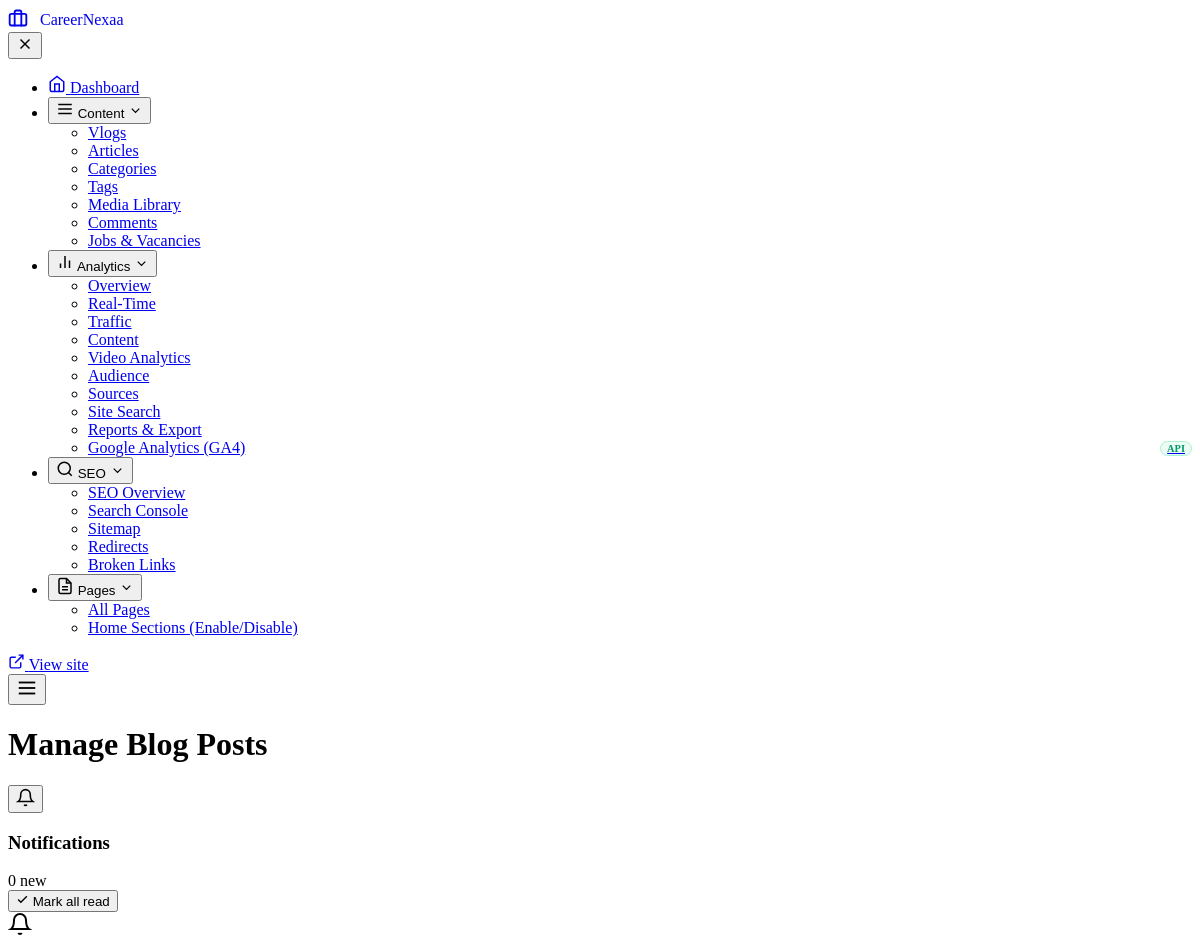
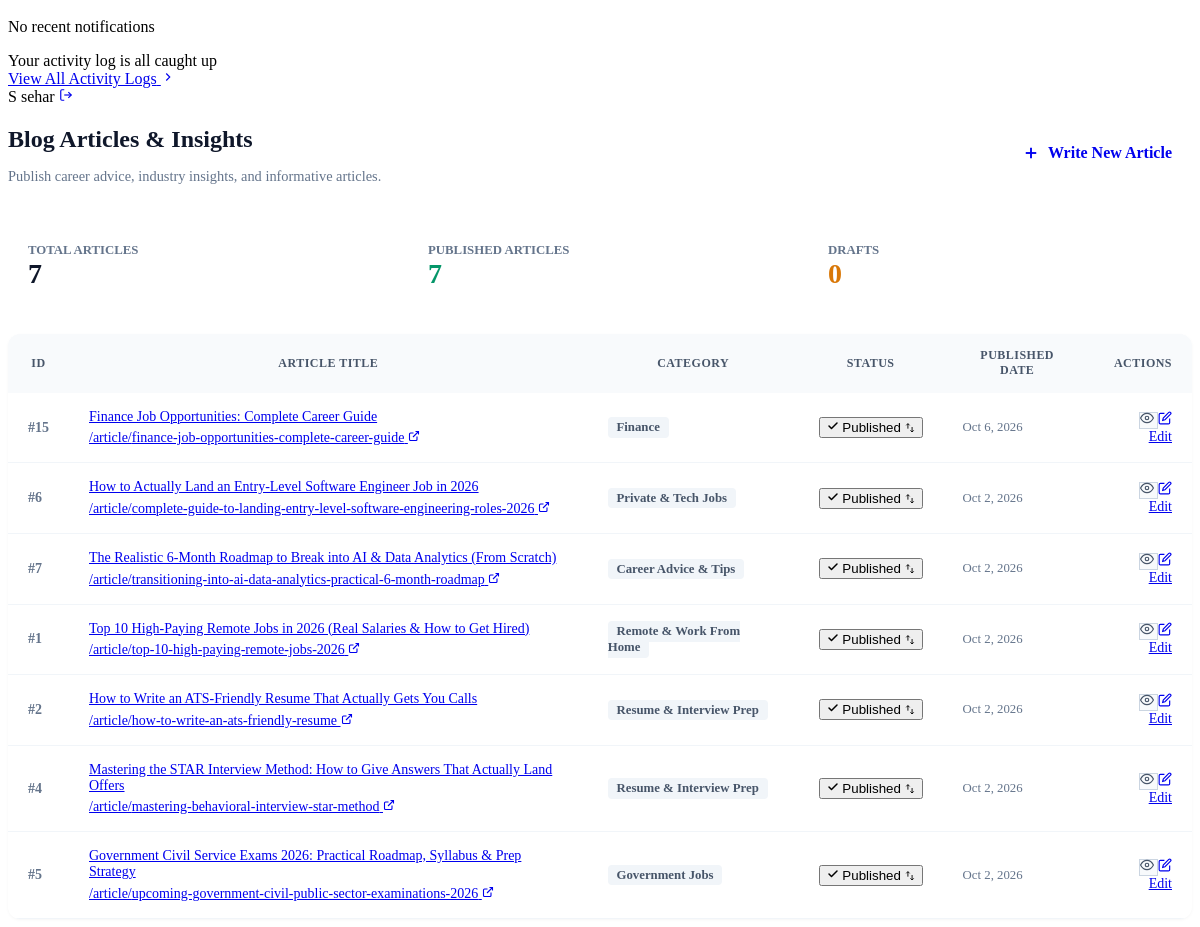
/admin/posts/index.php (signed in), run on the app's committed database (2 pictures, top to bottom).
### tables this page shows
CREATE TABLE `articles` (
  `id` int(11) NOT NULL AUTO_INCREMENT,
  `title` varchar(255) NOT NULL,
  `slug` varchar(255) NOT NULL,
  `excerpt` text NOT NULL,
  `content` longtext NOT NULL,
  `featured_image` varchar(255) DEFAULT NULL,
  `category_id` int(11) NOT NULL,
  `author_id` int(11) NOT NULL,
  `seo_title` varchar(255) DEFAULT NULL,
  `meta_description` varchar(300) DEFAULT NULL,
  `keywords` varchar(500) DEFAULT NULL,
  `status` enum('draft','published') DEFAULT 'draft',
  `is_job_posting` tinyint(1) DEFAULT 0,
  `job_company` varchar(150) DEFAULT NULL,
  `job_location` varchar(150) DEFAULT NULL,
  `job_type` varchar(50) DEFAULT NULL,
  `job_salary` varchar(100) DEFAULT NULL,
  `job_deadline` date DEFAULT NULL,
  `views` int(11) DEFAULT 0,
  `likes` int(11) NOT NULL DEFAULT 0,
  `dislikes` int(11) NOT NULL DEFAULT 0,
  `published_at` timestamp NULL DEFAULT NULL,
  `created_at` timestamp NOT NULL DEFAULT current_timestamp(),
  `updated_at` timestamp NOT NULL DEFAULT current_timestamp() ON UPDATE current_timestamp(),
  `video_type` varchar(50) DEFAULT 'none',
  `video_url` varchar(500) DEFAULT NULL,
  `plays` int(11) DEFAULT 0,
  `is_featured` tinyint(1) DEFAULT 0,
  `is_trending` tinyint(1) DEFAULT 0,
  `is_recommended` tinyint(1) DEFAULT 0,
  `tags` varchar(500) DEFAULT NULL,
  `image_alt` varchar(255) DEFAULT NULL,
  `thumbnail_image` varchar(255) DEFAULT NULL,
  `canonical_url` varchar(500) DEFAULT NULL,
  `robots_meta` varchar(100) DEFAULT 'auto',
  `twitter_card` varchar(50) DEFAULT 'summary_large_image',
  `og_title` varchar(255) DEFAULT NULL,
  `og_description` varchar(500) DEFAULT NULL,
  `og_image` varchar(255) DEFAULT NULL,
  `is_trash` tinyint(1) DEFAULT 0,
  PRIMARY KEY (`id`),
  UNIQUE KEY `slug` (`slug`),
  KEY `idx_article_slug` (`slug`),
  KEY `idx_article_status` (`status`),
  KEY `idx_article_category` (`category_id`),
  KEY `idx_article_author` (`author_id`),
  KEY `idx_article_published` (`published_at`),
  CONSTRAINT `fk_article_author` FOREIGN KEY (`author_id`) REFERENCES `admins` (`id`) ON DELETE CASCADE ON UPDATE CASCADE,
  CONSTRAINT `fk_article_category` FOREIGN KEY (`category_id`) REFERENCES `categories` (`id`) ON DELETE CASCADE ON UPDATE CASCADE
);

CREATE TABLE `categories` (
  `id` int(11) NOT NULL AUTO_INCREMENT,
  `name` varchar(100) NOT NULL,
  `slug` varchar(100) NOT NULL,
  `description` text DEFAULT NULL,
  `created_at` timestamp NOT NULL DEFAULT current_timestamp(),
  PRIMARY KEY (`id`),
  UNIQUE KEY `slug` (`slug`)
);

### admin/posts/index.php (the view, shortened to what the rows shown need)
<?php
require_once __DIR__ . '/../../includes/functions.php';
require_once __DIR__ . '/../../includes/auth_functions.php';
require_once __DIR__ . '/../includes/auth-check.php';
$adminPageTitle = "Manage Blog Posts";
require_once __DIR__ . '/../includes/admin-header.php';
$sql = "
    SELECT
        a.id,
        a.title,
        a.slug,
        a.status,
        a.created_at,
        c.name as category_name
    FROM articles a
    LEFT JOIN categories c ON a.category_id = c.id
    WHERE a.is_job_posting = 0 OR a.is_job_posting IS NULL
    ORDER BY a.created_at DESC
";
$posts = $db->query($sql)->fetchAll(PDO::FETCH_ASSOC);
?>
<div class="admin-page-header" style="display:flex; justify-content:space-between; align-items:center; flex-wrap:wrap; gap:1rem; margin-bottom:1.5rem;">
    <div>
        <h2 style="font-family:var(--admin-heading); font-size:1.5rem; font-weight:800; color:#0f172a; margin-bottom:0.25rem;">
            Blog Articles &amp; Insights
        </h2>
    </div>
</div>
<div class="admin-card" style="background:#ffffff; border:1px solid var(--admin-border); border-radius:12px; overflow:hidden; box-shadow:0 1px 3px rgba(0,0,0,0.04);">
    <div style="overflow-x:auto;">
        <table class="admin-table" style="width:100%; border-collapse:collapse; font-size:0.875rem;">
            <thead>
                <tr style="background:#f8fafc; border-bottom:1px solid var(--admin-border); color:#475569; font-weight:700; text-transform:uppercase; font-size:0.75rem; letter-spacing:0.04em;">
                    <th style="padding:0.9rem 1.25rem;">ID</th>
                    <th style="padding:0.9rem 1.25rem;">Article Title</th>
                    <th style="padding:0.9rem 1.25rem;">Category</th>
                    <th style="padding:0.9rem 1.25rem; white-space:nowrap;">Status</th>
                    <th style="padding:0.9rem 1.25rem;">Published Date</th>
                    <th style="padding:0.9rem 1.25rem; text-align:right;">Actions</th>
                </tr>
            </thead>
            <tbody>
                <?php if (empty($posts)): ?>
                <tr>
                    <td colspan="6" style="padding:2.5rem; text-align:center; color:#94a3b8;">
                        No blog posts found. Click "Write New Article" above to create one.
                    </td>
                </tr>
                <?php else: ?>
                    <?php foreach ($posts as $post): ?>
                    <tr style="border-bottom:1px solid #f1f5f9;">
                        <td style="padding:1rem 1.25rem; color:#64748b; font-weight:600;">
                            #<?= (int)$post['id'] ?>
                        </td>
                        <td style="padding:1rem 1.25rem;">
                            <div>
                                <a href="<?= BASE_URL ?>/article/<?= urlencode($post['slug']) ?>" target="_blank" class="admin-table-title-link" title="Open live article in new tab">
                                    <?= h($post['title']) ?>
                                </a>
                            </div>
                            <div style="margin-top:0.35rem;">
                                <a href="<?= BASE_URL ?>/article/<?= urlencode($post['slug']) ?>" target="_blank" class="admin-table-slug-link" title="View live article">
                                    <span>/article/<?= h($post['slug']) ?></span>
                                    <svg width="12" height="12" viewBox="0 0 24 24" fill="none" stroke="currentColor" stroke-width="2.2"><path d="M18 13v6a2 2 0 0 1-2 2H5a2 2 0 0 1-2-2V8a2 2 0 0 1 2-2h6"></path><polyline points="15 3 21 3 21 9"></polyline><line x1="10" y1="14" x2="21" y2="3"></line></svg>
                                </a>
                            </div>
                        </td>
                        <td style="padding:1rem 1.25rem; color:#475569;">
                            <span style="background:#f1f5f9; padding:0.2rem 0.55rem; border-radius:4px; font-size:0.8rem; font-weight:600;">
                                <?= h($post['category_name'] ?? 'Uncategorized') ?>
                            </span>
                        </td>
                        <td style="padding:1rem 1.25rem; white-space:nowrap;">
                            <?php if (is_super_admin() || has_permission('posts.publish')): ?>
                            <form action="<?= ADMIN_URL ?>/posts/index.php" method="POST" style="display:inline; margin:0;">
                                <button type="submit" class="admin-status-pill is-<?= $post['status'] ?>" title="Click to toggle status (Change to <?= ($post['status'] === 'published') ? 'Draft' : 'Published' ?>)">
                                    <?php if ($post['status'] === 'published'): ?>
                                        <svg width="12" height="12" viewBox="0 0 24 24" fill="none" stroke="currentColor" stroke-width="3" stroke-linecap="round" stroke-linejoin="round"><polyline points="20 6 9 17 4 12"></polyline></svg>
                                        <span>Published</span>
                                    <?php else: ?>
                                        <svg width="12" height="12" viewBox="0 0 24 24" fill="none" stroke="currentColor" stroke-width="2.5" stroke-linecap="round" stroke-linejoin="round"><circle cx="12" cy="12" r="10"></circle><polyline points="12 6 12 12 16 14"></polyline></svg>
                                        <span>Draft</span>
                                    <?php endif; ?>
                                    <svg class="pill-switch-icon" width="10" height="10" viewBox="0 0 24 24" fill="none" stroke="currentColor" stroke-width="2.2"><path d="M7 16V4m0 0L3 8m4-4l4 4m6 4v12m0 0l4-4m-4 4l-4-4"/></svg>
                                </button>
                            </form>
                            <?php endif; ?>
                        </td>
                        <td style="padding:1rem 1.25rem; font-size:0.8rem; color:#64748b;">
                            <?= date('M j, Y', strtotime($post['created_at'])) ?>
                        </td>
                        <td style="padding:1rem 1.25rem; text-align:right;">
                            <div class="admin-action-btn-group">
                                <a href="<?= BASE_URL ?>/article/<?= urlencode($post['slug']) ?>" target="_blank" class="admin-btn-xs" style="background:#f8fafc; border:1px solid #cbd5e1; color:#475569; text-decoration:none;" title="View Live Article">
                                    <svg width="14" height="14" viewBox="0 0 24 24" fill="none" stroke="currentColor" stroke-width="2"><path d="M1 12s4-8 11-8 11 8 11 8-4 8-11 8-11-8-11-8z"></path><circle cx="12" cy="12" r="3"></circle></svg>
                                </a>
                                <?php if (is_super_admin() || has_permission('posts.edit')): ?>
                                <a href="<?= ADMIN_URL ?>/edit-article.php?id=<?= $post['id'] ?>&ref=posts" class="admin-btn-xs btn-edit" title="Edit Article Content">
                                    <svg width="14" height="14" viewBox="0 0 24 24" fill="none" stroke="currentColor" stroke-width="2"><path d="M11 4H4a2 2 0 0 0-2 2v14a2 2 0 0 0 2 2h14a2 2 0 0 0 2-2v-7"></path><path d="M18.5 2.5a2.121 2.121 0 0 1 3 3L12 15l-4 1 1-4 9.5-9.5z"></path></svg>
                                    Edit
                                </a>
                                <?php endif; ?>
                            </div>
                        </td>
                    </tr>
                    <?php endforeach; ?>
                <?php endif; ?>
            </tbody>
        </table>
    </div>
</div>
<?php require_once __DIR__ . '/../includes/admin-footer.php'; ?>

### admin/includes/admin-header.php (shortened to what the rows shown need)
<?php
require_once __DIR__ . '/../../includes/functions.php';
require_once __DIR__ . '/auth-check.php';
$isSuperAdmin = is_super_admin();
if ($isSuperAdmin) {
    $displayNameClean = 'Super Admin';
    $userInitials = 'SA';
} else {
    $rawName = $currentUser['name'] ?? ($currentUser['username'] ?? 'Admin');
    $parts = explode(' ', trim($rawName));
    $displayNameClean = $parts[0];
    $userInitials = strtoupper(substr($parts[0], 0, 1) . (isset($parts[1]) ? substr($parts[1], 0, 1) : ''));
}
?>
<!DOCTYPE html>
<html lang="en">
<head>
    <link rel="stylesheet" href="<?= BASE_URL ?>/assets/css/admin.css?v=<?= filemtime(__DIR__ . '/../../assets/css/admin.css') ?>">
    <link rel="stylesheet" href="<?= BASE_URL ?>/assets/vendor/dropify/dropify.min.css">
    <link rel="stylesheet" href="<?= BASE_URL ?>/assets/vendor/summernote/summernote-lite.min.css">
</head>
<body class="admin-body">
    <div class="admin-main">
        <header class="admin-topbar">
            <div class="admin-topbar-left">
                <h1 class="admin-topbar-title"><?= isset($adminPageTitle) ? h($adminPageTitle) : 'Articles' ?></h1>
            </div>
            <div class="admin-topbar-right">
                <div class="admin-profile-chip-clean" title="Signed in as <?= h($displayNameClean) ?>">
                    <span class="avatar-circle-dark"><?= $userInitials ?></span>
                    <span class="avatar-name"><?= h($displayNameClean) ?></span>
                    <a href="<?= ADMIN_URL ?>/logout.php" class="logout-link-quick" title="Logout" onclick="return confirm('Sign out of admin session?');">
                        <svg width="14" height="14" viewBox="0 0 24 24" fill="none" stroke="currentColor" stroke-width="2"><path d="M9 21H5a2 2 0 0 1-2-2V5a2 2 0 0 1 2-2h4"></path><polyline points="16 17 21 12 16 7"></polyline><line x1="21" y1="12" x2="9" y2="12"></line></svg>
                    </a>
                </div>
            </div>
        </header>
        <div class="admin-content">

### data on the page
articles: id "15", title "Finance Job Opportunities: Complete Career Guide", slug "finance-job-opportunities-complete-career-guide", category.name "Finance", status "published" (drawn), created_at "Oct 6, 2026"
articles: id "6", title "How to Actually Land an Entry-Level Software Engineer Job in 2026", slug "complete-guide-to-landing-entry-level-software-engineering-roles-2026", category.name "Private & Tech Jobs", status "published" (drawn), created_at "Oct 2, 2026"
articles: id "7", title "The Realistic 6-Month Roadmap to Break into AI & Data Analytics (From Scratch)", slug "transitioning-into-ai-data-analytics-practical-6-month-roadmap", category.name "Career Advice & Tips", status "published" (drawn), created_at "Oct 2, 2026"
articles: id "1", title "Top 10 High-Paying Remote Jobs in 2026 (Real Salaries & How to Get Hired)", slug "top-10-high-paying-remote-jobs-2026", category.name "Remote & Work From Home", status "published" (drawn), created_at "Oct 2, 2026"
articles: id "2", title "How to Write an ATS-Friendly Resume That Actually Gets You Calls", slug "how-to-write-an-ats-friendly-resume", category.name "Resume & Interview Prep", status "published" (drawn), created_at "Oct 2, 2026"
articles: id "4", title "Mastering the STAR Interview Method: How to Give Answers That Actually Land Offers", slug "mastering-behavioral-interview-star-method", category.name "Resume & Interview Prep", status "published" (drawn), created_at "Oct 2, 2026"
articles: id "5", title "Government Civil Service Exams 2026: Practical Roadmap, Syllabus & Prep Strategy", slug "upcoming-government-civil-public-sector-examinations-2026", category.name "Government Jobs", status "published" (drawn), created_at "Oct 2, 2026"

### other printed values
$adminSiteName "CareerNexaa"
$adminPageTitle "Manage Blog Posts"
$userInitials "S"
$displayNameClean "sehar"
$totalPosts "7"
$publishedPosts "7"
$draftPosts "0"
